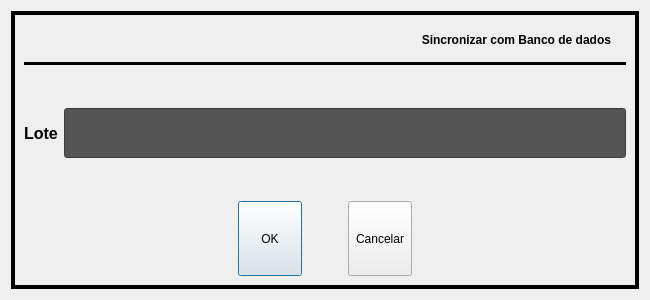
<?xml version="1.0" encoding="UTF-8"?>
<ui version="4.0">
 <class>DlgDataBase</class>
 <widget class="QDialog" name="DlgDataBase">
  <property name="windowModality">
   <enum>Qt::ApplicationModal</enum>
  </property>
  <property name="geometry">
   <rect>
    <x>0</x>
    <y>0</y>
    <width>650</width>
    <height>300</height>
   </rect>
  </property>
  <property name="windowTitle">
   <string>Dialog</string>
  </property>
  <property name="modal">
   <bool>true</bool>
  </property>
  <layout class="QVBoxLayout" name="verticalLayout_3">
   <item>
    <widget class="QFrame" name="frame">
     <property name="frameShape">
      <enum>QFrame::Box</enum>
     </property>
     <property name="frameShadow">
      <enum>QFrame::Plain</enum>
     </property>
     <property name="lineWidth">
      <number>4</number>
     </property>
     <layout class="QVBoxLayout" name="verticalLayout_2">
      <item>
       <layout class="QVBoxLayout" name="verticalLayout">
        <item>
         <layout class="QHBoxLayout" name="horizontalLayout">
          <property name="leftMargin">
           <number>15</number>
          </property>
          <property name="rightMargin">
           <number>15</number>
          </property>
          <item>
           <widget class="QLabel" name="lbl_logo">
            <property name="minimumSize">
             <size>
              <width>122</width>
              <height>32</height>
             </size>
            </property>
            <property name="maximumSize">
             <size>
              <width>122</width>
              <height>32</height>
             </size>
            </property>
            <property name="text">
             <string/>
            </property>
            <property name="pixmap">
             <pixmap resource="../res/images.qrc">:/images/logo.png</pixmap>
            </property>
            <property name="scaledContents">
             <bool>true</bool>
            </property>
           </widget>
          </item>
          <item>
           <widget class="QLabel" name="lbl_logo2">
            <property name="minimumSize">
             <size>
              <width>0</width>
              <height>32</height>
             </size>
            </property>
            <property name="font">
             <font>
              <weight>75</weight>
              <bold>true</bold>
             </font>
            </property>
            <property name="text">
             <string>Sincronizar com Banco de dados</string>
            </property>
            <property name="alignment">
             <set>Qt::AlignRight|Qt::AlignTrailing|Qt::AlignVCenter</set>
            </property>
           </widget>
          </item>
         </layout>
        </item>
        <item>
         <widget class="Line" name="line">
          <property name="frameShadow">
           <enum>QFrame::Plain</enum>
          </property>
          <property name="lineWidth">
           <number>3</number>
          </property>
          <property name="orientation">
           <enum>Qt::Horizontal</enum>
          </property>
         </widget>
        </item>
        <item>
         <spacer name="verticalSpacer_2">
          <property name="orientation">
           <enum>Qt::Vertical</enum>
          </property>
          <property name="sizeHint" stdset="0">
           <size>
            <width>20</width>
            <height>40</height>
           </size>
          </property>
         </spacer>
        </item>
        <item>
         <layout class="QHBoxLayout" name="horizontalLayout_3">
          <item>
           <widget class="QLabel" name="label">
            <property name="font">
             <font>
              <pointsize>12</pointsize>
              <weight>75</weight>
              <bold>true</bold>
             </font>
            </property>
            <property name="text">
             <string>Lote</string>
            </property>
           </widget>
          </item>
          <item>
           <widget class="QLineEdit" name="le_lote">
            <property name="minimumSize">
             <size>
              <width>0</width>
              <height>50</height>
             </size>
            </property>
            <property name="font">
             <font>
              <pointsize>20</pointsize>
              <weight>75</weight>
              <bold>true</bold>
             </font>
            </property>
            <property name="styleSheet">
             <string notr="true">background-color: rgb(85, 85, 85);
color: rgb(255, 255, 255);</string>
            </property>
            <property name="alignment">
             <set>Qt::AlignCenter</set>
            </property>
           </widget>
          </item>
         </layout>
        </item>
        <item>
         <spacer name="verticalSpacer">
          <property name="orientation">
           <enum>Qt::Vertical</enum>
          </property>
          <property name="sizeHint" stdset="0">
           <size>
            <width>20</width>
            <height>40</height>
           </size>
          </property>
         </spacer>
        </item>
        <item>
         <layout class="QHBoxLayout" name="horizontalLayout_2">
          <item>
           <spacer name="horizontalSpacer">
            <property name="orientation">
             <enum>Qt::Horizontal</enum>
            </property>
            <property name="sizeHint" stdset="0">
             <size>
              <width>40</width>
              <height>20</height>
             </size>
            </property>
           </spacer>
          </item>
          <item>
           <widget class="ButtonBeR" name="btn_ok">
            <property name="minimumSize">
             <size>
              <width>64</width>
              <height>75</height>
             </size>
            </property>
            <property name="maximumSize">
             <size>
              <width>64</width>
              <height>75</height>
             </size>
            </property>
            <property name="text">
             <string>OK</string>
            </property>
            <property name="icon">
             <iconset resource="../res/icons.qrc">
              <normaloff>:/icons/ok.png</normaloff>:/icons/ok.png</iconset>
            </property>
            <property name="iconSize">
             <size>
              <width>24</width>
              <height>24</height>
             </size>
            </property>
            <property name="bgIcon">
             <iconset resource="../res/icons.qrc">
              <normaloff>:/icons/bt-blank.png</normaloff>
              <normalon>:/icons/bt-blank_pressed.png</normalon>:/icons/bt-blank.png</iconset>
            </property>
            <property name="bgIconSize">
             <size>
              <width>64</width>
              <height>64</height>
             </size>
            </property>
           </widget>
          </item>
          <item>
           <spacer name="horizontalSpacer_4">
            <property name="orientation">
             <enum>Qt::Horizontal</enum>
            </property>
            <property name="sizeType">
             <enum>QSizePolicy::Fixed</enum>
            </property>
            <property name="sizeHint" stdset="0">
             <size>
              <width>40</width>
              <height>20</height>
             </size>
            </property>
           </spacer>
          </item>
          <item>
           <widget class="ButtonBeR" name="btn_cancel">
            <property name="minimumSize">
             <size>
              <width>64</width>
              <height>75</height>
             </size>
            </property>
            <property name="maximumSize">
             <size>
              <width>64</width>
              <height>75</height>
             </size>
            </property>
            <property name="text">
             <string>Cancelar</string>
            </property>
            <property name="icon">
             <iconset resource="../res/icons.qrc">
              <normaloff>:/icons/cancel.png</normaloff>:/icons/cancel.png</iconset>
            </property>
            <property name="iconSize">
             <size>
              <width>24</width>
              <height>24</height>
             </size>
            </property>
            <property name="bgIcon">
             <iconset resource="../res/icons.qrc">
              <normaloff>:/icons/bt-blank.png</normaloff>
              <normalon>:/icons/bt-blank_pressed.png</normalon>:/icons/bt-blank.png</iconset>
            </property>
            <property name="bgIconSize">
             <size>
              <width>64</width>
              <height>64</height>
             </size>
            </property>
           </widget>
          </item>
          <item>
           <spacer name="horizontalSpacer_2">
            <property name="orientation">
             <enum>Qt::Horizontal</enum>
            </property>
            <property name="sizeHint" stdset="0">
             <size>
              <width>40</width>
              <height>20</height>
             </size>
            </property>
           </spacer>
          </item>
         </layout>
        </item>
       </layout>
      </item>
     </layout>
    </widget>
   </item>
  </layout>
 </widget>
 <customwidgets>
  <customwidget>
   <class>ButtonBeR</class>
   <extends>QPushButton</extends>
   <header>buttonber.h</header>
  </customwidget>
 </customwidgets>
 <resources>
  <include location="../res/images.qrc"/>
  <include location="../res/icons.qrc"/>
 </resources>
 <connections/>
</ui>
